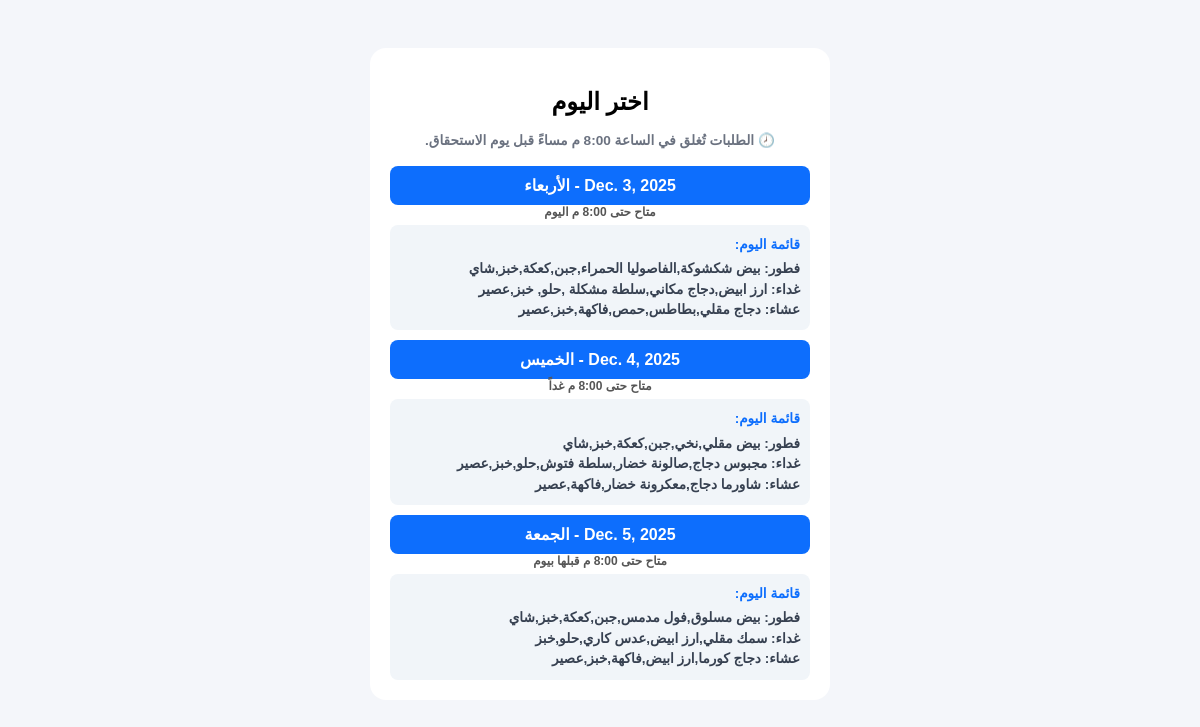
The app's page /choose-date/6/ with its own data.
### meals/models.py (models this page shows, shortened)
class DailyMenu(models.Model):
    weekday = models.CharField(
        "اليوم",
        max_length=10,
        choices=WEEKDAY_CHOICES,
        unique=True,  # one menu per weekday
    )
    breakfast_text = models.CharField("فطور", max_length=200, blank=True)
    lunch_text = models.CharField("غداء", max_length=200, blank=True)
    dinner_text = models.CharField("عشاء", max_length=200, blank=True)

### meals/views.py (the view)
# urls.py: path('choose-date/<int:employee_id>/', views.choose_date, name='choose_date'),
def choose_date(request, employee_id):
    employee = get_object_or_404(Employee, id=employee_id)
    now = datetime.datetime.now()
    DAY_NAMES_AR = {
        "Saturday": "السبت",
        "Sunday": "الأحد",
        "Monday": "الاثنين",
        "Tuesday": "الثلاثاء",
        "Wednesday": "الأربعاء",
        "Thursday": "الخميس",
        "Friday": "الجمعة",
    }
    days = []
    offset = 1   # start from tomorrow
    while len(days) < 3:
        meal_day = date.today() + timedelta(days=offset)
        if offset == 1 and now.hour >= 20:
            offset += 1
            continue
        weekday_en = meal_day.strftime("%A")  # e.g. "Monday"
        weekday_ar = DAY_NAMES_AR.get(weekday_en, weekday_en)
        try:
            menu = DailyMenu.objects.get(weekday=weekday_en)
        except DailyMenu.DoesNotExist:
            menu = None
        if offset == 1:
            deadline_text = "متاح حتى 8:00 م اليوم"
        elif offset == 2:
            deadline_text = "متاح حتى 8:00 م غداً"
        else:
            deadline_text = "متاح حتى 8:00 م قبلها بيوم"
        days.append({
            "date": meal_day,
            "day_name": weekday_ar,
            "deadline_text": deadline_text,
            "menu": menu,  # attach menu object here!
        })
        offset += 1
    return render(request, "meals/choose_date.html", {
        "employee": employee,
        "days": days,
    })

### meals/templates/meals/choose_date.html (shortened to what this page needs)
<!doctype html>
<html lang="ar" dir="rtl">
<head>
</head>
<body>
  <div class="card">
    <h2>اختر اليوم</h2>
    <p style="
      color:#6b7280;
      font-size:0.85rem;
      margin-top:-4px;
      margin-bottom:18px;">
      🕗 الطلبات تُغلق في الساعة <strong>8:00 م مساءً</strong> قبل يوم الاستحقاق.
    </p>
    {% for d in days %}
      <a href="{% if not d.is_closed %}{% url 'meal_form' employee.id d.date %}{% endif %}"
         class="day-link {% if d.is_closed %}closed{% endif %}">
        {{ d.date }} - {{ d.day_name }}
      </a>
      <div class="dead-text">
        {% if d.is_closed %}
          مغلق (انتهى وقت الطلب)
        {% else %}
          {{ d.deadline_text }}
        {% endif %}
      </div>
      {% if d.menu %}
      <div class="menu-box">
        <div class="menu-title">قائمة اليوم:</div>
        <div> فطور: {{ d.menu.breakfast_text }}</div>
        <div> غداء: {{ d.menu.lunch_text }}</div>
        <div> عشاء: {{ d.menu.dinner_text }}</div>
      </div>
      {% else %}
      <div class="menu-box">
        لا توجد قائمة طعام لهذا اليوم.
      </div>
      {% endif %}
    {% endfor %}
  </div>
</body>
</html>

### meals/templates/meals/choose_date.html (style rules this page uses)
body { font-family: sans-serif; background:#f4f6fa; padding:20px; text-align:center; }
.card { background:#fff; max-width:420px; margin:20px auto; padding:20px; border-radius:16px; font-weight:bold; }
.day-link { display:block; background:#0d6efd; color:#fff; text-decoration:none; padding:10px; border-radius:8px; margin-top:10px; font-size:1rem; font-weight:600; }
.dead-text { font-size:0.75rem; color:#555; margin-bottom:6px; }
.menu-box { background:#f1f5f9; padding:10px; border-radius:8px; margin-top:6px; font-size:0.85rem; text-align:right; line-height:1.5; color:#374151; }
.menu-title { font-weight:bold; color:#0d6efd; margin-bottom:4px; }

### records on screen
DailyMenu: date "Dec. 3, 2025", day_name "الأربعاء", deadline_text "متاح حتى 8:00 م اليوم", menu.breakfast_text "بيض شكشوكة,الفاصوليا الحمراء,جبن,كعكة,خبز,شاي", menu.lunch_text "ارز ابيض,دجاج مكاني,سلطة مشكلة ,حلو, خبز,عصير", menu.dinner_text "دجاج مقلي,بطاطس,حمص,فاكهة,خبز,عصير"
DailyMenu: date "Dec. 4, 2025", day_name "الخميس", deadline_text "متاح حتى 8:00 م غداً", menu.breakfast_text "بيض مقلي,نخي,جبن,كعكة,خبز,شاي", menu.lunch_text "مجبوس دجاج,صالونة خضار,سلطة فتوش,حلو,خبز,عصير", menu.dinner_text "شاورما دجاج,معكرونة خضار,فاكهة,عصير"
DailyMenu: day_name "الجمعة", deadline_text "متاح حتى 8:00 م قبلها بيوم", menu.breakfast_text "بيض مسلوق,فول مدمس,جبن,كعكة,خبز,شاي", menu.lunch_text "سمك مقلي,ارز ابيض,عدس كاري,حلو,خبز", menu.dinner_text "دجاج كورما,ارز ابيض,فاكهة,خبز,عصير"
